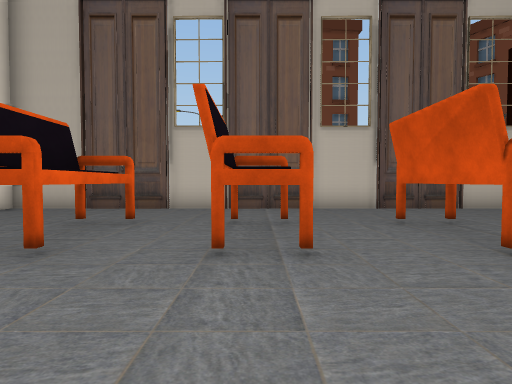
View 1 (above)

16 first-person views from a walk through a Unity game level. The camera is 1.5 m above the floor, tilts 2° down and sees 80° across. The floor is counted in squares, 2 m on a side. Each view is taken from the middle of a square. On the plan, view 1 faces up. The plan holds only what a view shows up to about 10 squares ahead; the rest is blank. The place goes on beyond the plan. Some animated figures are not drawn.

View 2
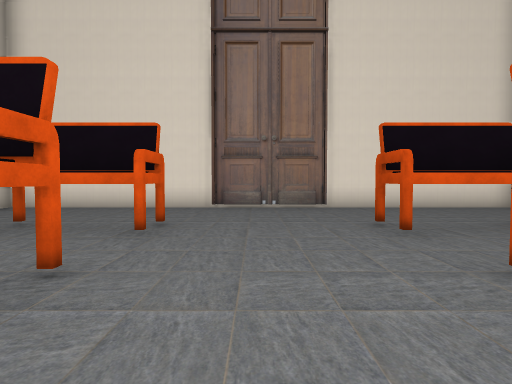

View 3
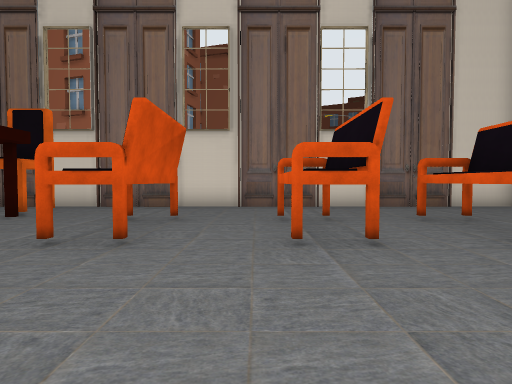

View 4
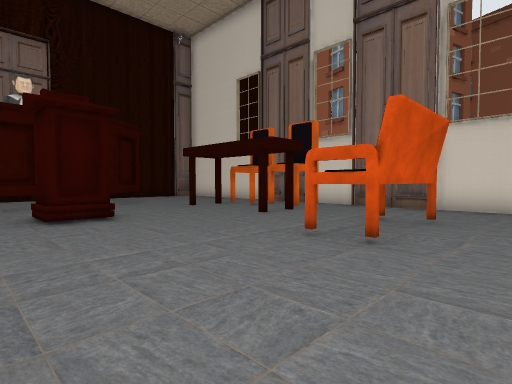

View 5
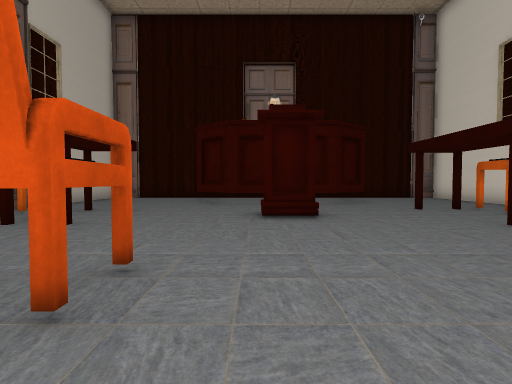

View 6
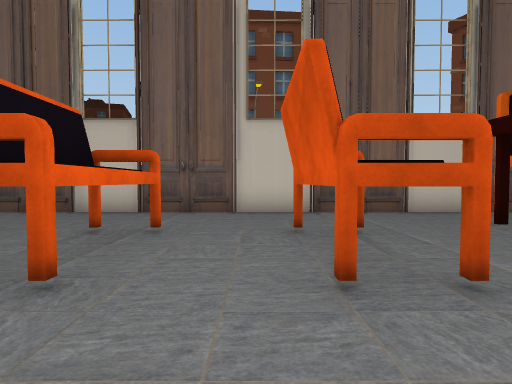

View 7
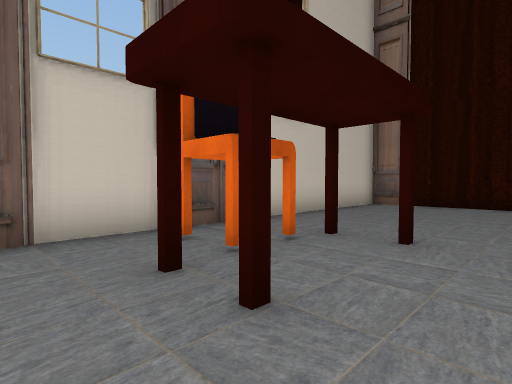

View 8
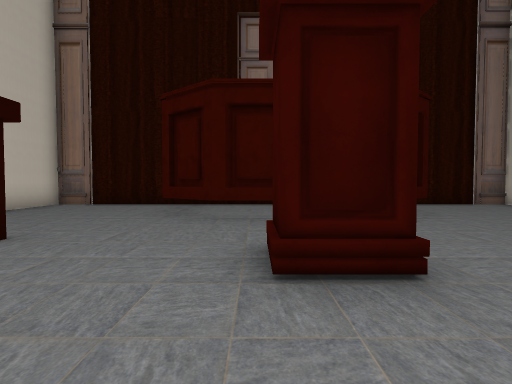

View 9
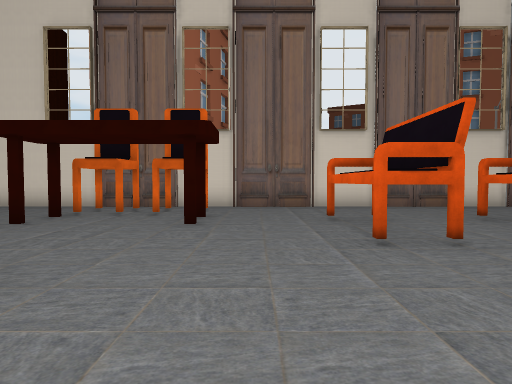

View 10
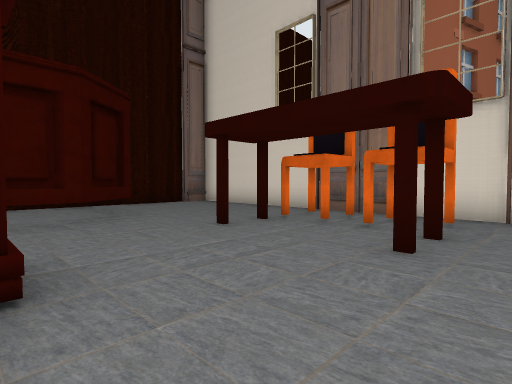

View 11
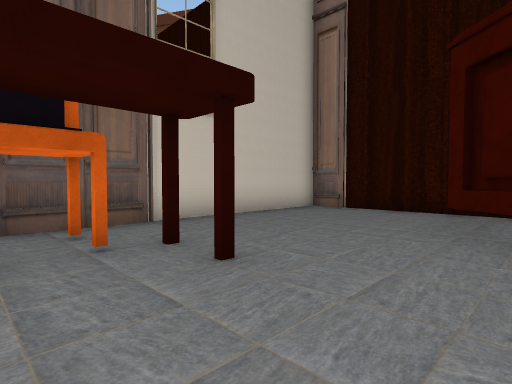

View 12
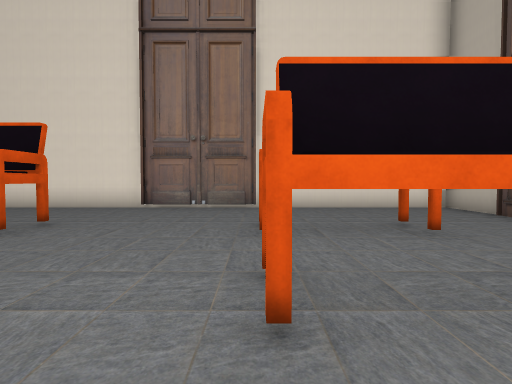

View 13
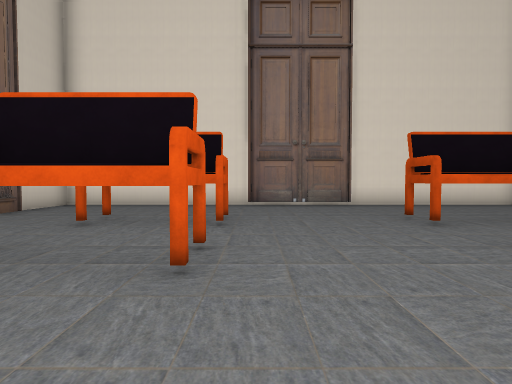

View 14
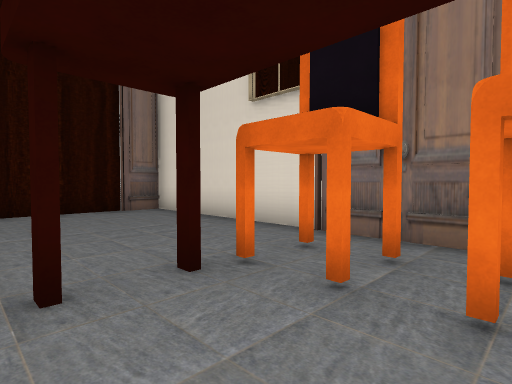

View 15
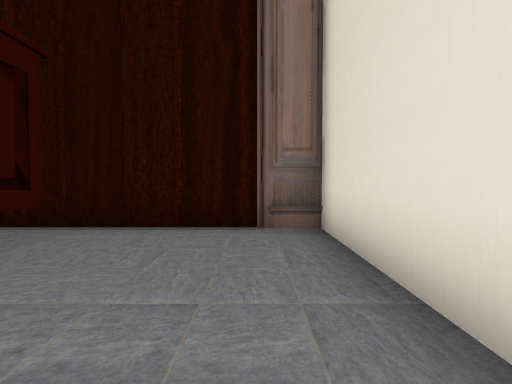

View 16
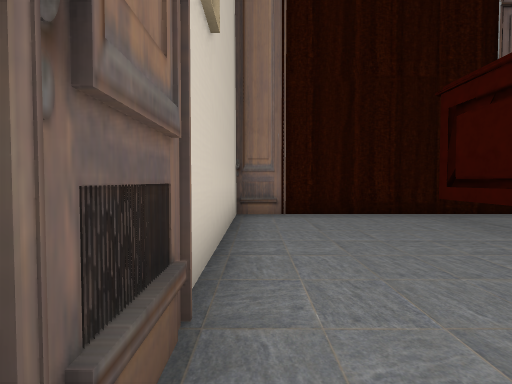

### Floor plan
Points are (right, up) in squares from view 1. A wall is a line through its corners. A room is listed if a view was taken in it or the views show most of it. See-through windows are left out.
Room 1 (views 1, 2, 3, 4, 5, 6, 7, 8, 9, 10, 11, 12, 13, 14, 15, 16)
walls: (11.9, -1.9) (10.9, -0.6) (10.9, 2.8) (12, 4.2); (12.6, 4.1) (14.5, 4.1); (15, 3.2) (15, 8.4) (-6.7, 8.4) (-6.7, -6) (15, -6) (15, -1.1); (14.5, -1.9) (13.6, -1.9)
objects: other object (-3, -3) to (-2, -1); other object (-3, 3) to (-2, 5); other object (0, -3) to (0, -1); other object (0, 3) to (0, 5); other object (3, -3) to (3, -1); other object (3, 3) to (3, 5); other object (6, -4) to (7, -4); other object (6, -3); other object (6, 5) to (6, 6); other object (7, 7) to (8, 7); other object (8, -4) to (9, -4); other object (8, 1) to (8, 2); other object (9, -3); other object (9, 5) to (9, 6)

Where each view was taken, in squares from view 1:
view 1: 0 up, 0 right, facing up
view 2: 1 up, 2 right, facing left
view 3: 3 up, 1 right, facing down
view 4: 3 up, 1 right, facing down-right
view 5: 2 up, 1 right, facing right
view 6: 1 up, 2 right, facing up
view 7: 4 up, 5 right, facing up-right
view 8: 2 up, 5 right, facing right
view 9: 3 up, 5 right, facing down
view 10: 1 up, 5 right, facing down-right
view 11: 3 up, 7 right, facing up-right
view 12: 3 up, 2 right, facing left
view 13: 0 up, 3 right, facing left
view 14: 2 down, 7 right, facing down-right
view 15: 5 down, 10 right, facing right
view 16: 8 up, 8 right, facing right
